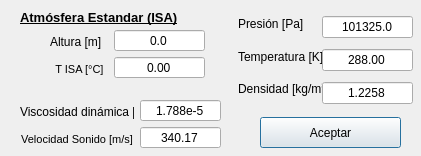
<?xml version="1.0" encoding="UTF-8"?>
<ui version="4.0">
 <class>Dialog</class>
 <widget class="QDialog" name="Dialog">
  <property name="geometry">
   <rect>
    <x>0</x>
    <y>0</y>
    <width>421</width>
    <height>156</height>
   </rect>
  </property>
  <property name="windowTitle">
   <string>Dialog</string>
  </property>
  <widget class="QWidget" name="layoutWidget">
   <property name="geometry">
    <rect>
     <x>20</x>
     <y>100</y>
     <width>114</width>
     <height>51</height>
    </rect>
   </property>
   <layout class="QVBoxLayout" name="verticalLayout_5">
    <item>
     <widget class="QLabel" name="label_mu">
      <property name="text">
       <string>Viscosidad dinámica [m]</string>
      </property>
     </widget>
    </item>
    <item>
     <widget class="QLabel" name="label_Vson">
      <property name="text">
       <string>&lt;!DOCTYPE HTML PUBLIC &quot;-//W3C//DTD HTML 4.0//EN&quot; &quot;http://www.w3.org/TR/REC-html40/strict.dtd&quot;&gt;
&lt;html&gt;&lt;head&gt;&lt;meta name=&quot;qrichtext&quot; content=&quot;1&quot; /&gt;&lt;style type=&quot;text/css&quot;&gt;
p, li { white-space: pre-wrap; }
&lt;/style&gt;&lt;/head&gt;&lt;body style=&quot; font-family:'MS Shell Dlg 2'; font-size:8pt; font-weight:400; font-style:normal;&quot;&gt;
&lt;p align=&quot;center&quot; style=&quot; margin-top:0px; margin-bottom:0px; margin-left:0px; margin-right:0px; -qt-block-indent:0; text-indent:0px;&quot;&gt;Velocidad Sonido [m/s]&lt;/p&gt;&lt;/body&gt;&lt;/html&gt;</string>
      </property>
     </widget>
    </item>
   </layout>
  </widget>
  <widget class="QLabel" name="titulo">
   <property name="geometry">
    <rect>
     <x>20</x>
     <y>10</y>
     <width>171</width>
     <height>16</height>
    </rect>
   </property>
   <property name="text">
    <string>&lt;html&gt;&lt;head/&gt;&lt;body&gt;&lt;p&gt;&lt;span style=&quot; font-size:10pt; font-weight:600; text-decoration: underline;&quot;&gt;Atmósfera Estandar (ISA)&lt;/span&gt;&lt;/p&gt;&lt;/body&gt;&lt;/html&gt;</string>
   </property>
  </widget>
  <widget class="QWidget" name="layoutWidget">
   <property name="geometry">
    <rect>
     <x>322</x>
     <y>11</y>
     <width>91</width>
     <height>101</height>
    </rect>
   </property>
   <layout class="QVBoxLayout" name="verticalLayout">
    <item>
     <widget class="QLineEdit" name="lineEdit_p">
      <property name="text">
       <string>101325.0</string>
      </property>
      <property name="maxLength">
       <number>32778</number>
      </property>
      <property name="alignment">
       <set>Qt::AlignCenter</set>
      </property>
      <property name="placeholderText">
       <string>101325.00</string>
      </property>
     </widget>
    </item>
    <item>
     <widget class="QLineEdit" name="lineEdit_t">
      <property name="inputMask">
       <string/>
      </property>
      <property name="text">
       <string>288.00</string>
      </property>
      <property name="alignment">
       <set>Qt::AlignCenter</set>
      </property>
      <property name="placeholderText">
       <string>288.00</string>
      </property>
     </widget>
    </item>
    <item>
     <widget class="QLineEdit" name="lineEdit_rho">
      <property name="inputMask">
       <string/>
      </property>
      <property name="text">
       <string>1.2258</string>
      </property>
      <property name="alignment">
       <set>Qt::AlignCenter</set>
      </property>
      <property name="placeholderText">
       <string>1.2258</string>
      </property>
     </widget>
    </item>
   </layout>
  </widget>
  <widget class="QWidget" name="layoutWidget">
   <property name="geometry">
    <rect>
     <x>114</x>
     <y>30</y>
     <width>91</width>
     <height>48</height>
    </rect>
   </property>
   <layout class="QVBoxLayout" name="verticalLayout_2">
    <item>
     <widget class="QLineEdit" name="lineEdit_h">
      <property name="inputMask">
       <string/>
      </property>
      <property name="text">
       <string>0.0</string>
      </property>
      <property name="maxLength">
       <number>32767</number>
      </property>
      <property name="cursorPosition">
       <number>3</number>
      </property>
      <property name="alignment">
       <set>Qt::AlignCenter</set>
      </property>
      <property name="placeholderText">
       <string>0.0</string>
      </property>
     </widget>
    </item>
    <item>
     <widget class="QLineEdit" name="lineEdit_deltaT">
      <property name="text">
       <string>0.00</string>
      </property>
      <property name="alignment">
       <set>Qt::AlignCenter</set>
      </property>
      <property name="placeholderText">
       <string>0.00</string>
      </property>
     </widget>
    </item>
   </layout>
  </widget>
  <widget class="QWidget" name="layoutWidget">
   <property name="geometry">
    <rect>
     <x>50</x>
     <y>30</y>
     <width>56</width>
     <height>51</height>
    </rect>
   </property>
   <layout class="QVBoxLayout" name="verticalLayout_3">
    <item>
     <widget class="QLabel" name="label_altura">
      <property name="text">
       <string>Altura [m]</string>
      </property>
     </widget>
    </item>
    <item>
     <widget class="QLabel" name="label_deltaT">
      <property name="text">
       <string>&lt;!DOCTYPE HTML PUBLIC &quot;-//W3C//DTD HTML 4.0//EN&quot; &quot;http://www.w3.org/TR/REC-html40/strict.dtd&quot;&gt;
&lt;html&gt;&lt;head&gt;&lt;meta name=&quot;qrichtext&quot; content=&quot;1&quot; /&gt;&lt;style type=&quot;text/css&quot;&gt;
p, li { white-space: pre-wrap; }
&lt;/style&gt;&lt;/head&gt;&lt;body style=&quot; font-family:'MS Shell Dlg 2'; font-size:8pt; font-weight:400; font-style:normal;&quot;&gt;
&lt;p align=&quot;center&quot; style=&quot; margin-top:0px; margin-bottom:0px; margin-left:0px; margin-right:0px; -qt-block-indent:0; text-indent:0px;&quot;&gt; T ISA [°C]&lt;/p&gt;&lt;/body&gt;&lt;/html&gt;</string>
      </property>
     </widget>
    </item>
   </layout>
  </widget>
  <widget class="QWidget" name="layoutWidget">
   <property name="geometry">
    <rect>
     <x>238</x>
     <y>11</y>
     <width>84</width>
     <height>91</height>
    </rect>
   </property>
   <layout class="QVBoxLayout" name="verticalLayout_4">
    <item>
     <widget class="QLabel" name="label_p">
      <property name="text">
       <string>Presión [Pa]</string>
      </property>
     </widget>
    </item>
    <item>
     <widget class="QLabel" name="label_k">
      <property name="text">
       <string>Temperatura [K]</string>
      </property>
     </widget>
    </item>
    <item>
     <widget class="QLabel" name="label_rho">
      <property name="text">
       <string>&lt;html&gt;&lt;head/&gt;&lt;body&gt;&lt;p&gt;Densidad [kg/m&lt;span style=&quot; vertical-align:super;&quot;&gt;3&lt;/span&gt;]&lt;/p&gt;&lt;/body&gt;&lt;/html&gt;</string>
      </property>
     </widget>
    </item>
   </layout>
  </widget>
  <widget class="QWidget" name="layoutWidget">
   <property name="geometry">
    <rect>
     <x>140</x>
     <y>100</y>
     <width>81</width>
     <height>48</height>
    </rect>
   </property>
   <layout class="QVBoxLayout" name="verticalLayout_6">
    <item>
     <widget class="QLineEdit" name="lineEdit_mu">
      <property name="text">
       <string>1.788e-5</string>
      </property>
      <property name="alignment">
       <set>Qt::AlignCenter</set>
      </property>
      <property name="placeholderText">
       <string>1.788e-5</string>
      </property>
     </widget>
    </item>
    <item>
     <widget class="QLineEdit" name="lineEdit_Vson">
      <property name="text">
       <string>340.17</string>
      </property>
      <property name="alignment">
       <set>Qt::AlignCenter</set>
      </property>
      <property name="readOnly">
       <bool>true</bool>
      </property>
      <property name="placeholderText">
       <string>340.17</string>
      </property>
     </widget>
    </item>
   </layout>
  </widget>
  <widget class="QPushButton" name="acceptButton">
   <property name="geometry">
    <rect>
     <x>260</x>
     <y>117</y>
     <width>141</width>
     <height>31</height>
    </rect>
   </property>
   <property name="text">
    <string>Aceptar</string>
   </property>
  </widget>
 </widget>
 <resources/>
 <connections/>
</ui>
